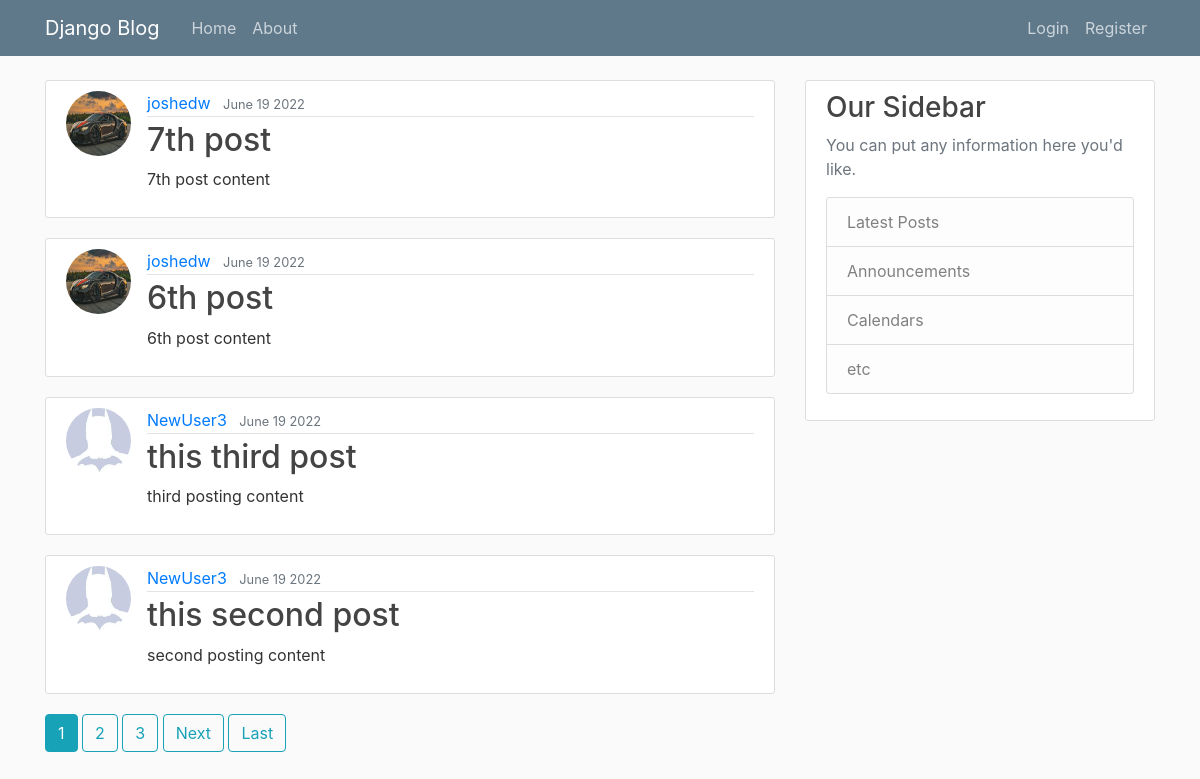
The page / on the database its author committed.
### blog/models.py (models this page shows, shortened)
class Post(models.Model):
    title = models.CharField(max_length=100)
    content = models.TextField()
    date_posted = models.DateTimeField(default=timezone.now)
    '''auto_now_add could be used in this field since this takes current datetime.  But we want this to be created not
    last updated i.e. auto_now_add, however this isn't editable'''
    author = models.ForeignKey(User, on_delete=models.CASCADE)
    '''on delete means the post will get deleted if the user is deleted, but NOT vice versa'''

### users/models.py (models this page shows, shortened)
class Profile(models.Model):
    user = models.OneToOneField(User, on_delete=models.CASCADE)
    image = models.ImageField(default='default.jpg', upload_to='profile_pics')

### blog/views.py (the view)
# urls.py: path('', PostListView.as_view(), name='blog-home'),
class PostListView(ListView):
    model = Post
    template_name = 'blog/home.html'
    context_object_name = 'posts'
    ordering = ['-date_posted']
    paginate_by = 4

### blog/templates/blog/home.html (shortened to what this page needs)
{% extends "blog/base.html" %}
{% block content %}
	{% for post in posts %}
		<article class="media content-section">
			<img class="rounded-circle article-img" src="{{ post.author.profile.image.url }}">
		  <div class="media-body">
			<div class="article-metadata">
			  <a class="mr-2" href="{% url 'user-posts' post.author.username %}">{{ post.author }}</a>
			  <small class="text-muted">{{ post.date_posted|date:"F d Y" }}</small>
			</div>
			<h2><a class="article-title" href="{% url 'post-detail' post.id %}">{{ post.title }}</a></h2>
			<p class="article-content">{{ post.content }}</p>
		  </div>
		</article>
	{% endfor %}
	{% if is_paginated %}
		{% for num in page_obj.paginator.page_range %}
			{% if page_obj.number == num %}
			<a class="btn btn-info mb-4" href="?page={{ num }}">{{ num }}</a>
			{% elif num > page_obj.number|add:'-3' and num < page_obj.number|add:'3' %}
			<a class="btn btn-outline-info mb-4" href="?page={{ num }}">{{ num }}</a>
			{% endif %}
		{% endfor %}
		{% if page_obj.has_next %}
		<a class="btn btn-outline-info mb-4" href="?page={{ page_obj.next_page_number }}">Next</a>
		<a class="btn btn-outline-info mb-4" href="?page={{ page_obj.paginator.num_pages }}">Last</a>
		{% endif %}
	{% endif %}
{% endblock content %}

### blog/templates/blog/base.html (shortened to what this page needs)
{% load static %}
<!DOCTYPE html>
<html>
<head>
    <link rel="stylesheet" href="https://cdn.jsdelivr.net/npm/bootstrap@4.0.0/dist/css/bootstrap.min.css">
	<link rel="stylesheet" type="text/css" href={% static 'blog/main.css'%}>
</head>
<body>
	<header class="site-header">
	  <nav class="navbar navbar-expand-md navbar-dark bg-steel fixed-top">
		<div class="container">
		  <a class="navbar-brand mr-4" href="{% url 'blog-home'%}">Django Blog</a>
		  <div class="collapse navbar-collapse" id="navbarToggle">
			<div class="navbar-nav mr-auto">
			  <a class="nav-item nav-link" href="{% url 'blog-home'%}">Home</a>
			  <a class="nav-item nav-link" href="{% url 'blog-about'%}">About</a>
			</div>
			<div class="navbar-nav">
			{% if user.is_authenticated %}
			<a class="nav-item nav-link" href="{% url 'post-create' %}">New Post</a>
				<a class="nav-item nav-link" href="{% url 'profile' %}">Profile</a>
				<a class="nav-item nav-link" href="{% url 'logout' %}">Logout</a>
			{% else %}
			  <a class="nav-item nav-link" href="{% url 'login' %}">Login</a>
			  <a class="nav-item nav-link" href="{% url 'register' %}">Register</a>
			{% endif %}
			</div>
		  </div>
		</div>
	  </nav>
	</header>
	<main role="main" class="container">
	  <div class="row">
		<div class="col-md-8">
		  {% block content %}{% endblock %}
		</div>
		<div class="col-md-4">
		  <div class="content-section">
			<h3>Our Sidebar</h3>
			<p class='text-muted'>You can put any information here you'd like.
			  <ul class="list-group">
				<li class="list-group-item list-group-item-light">Latest Posts</li>
				<li class="list-group-item list-group-item-light">Announcements</li>
				<li class="list-group-item list-group-item-light">Calendars</li>
				<li class="list-group-item list-group-item-light">etc</li>
			  </ul>
			</p>
		  </div>
		</div>
	  </div>
	</main>
</body>
</html>

### blog/static/blog/main.css (style rules this page uses)
body { background: #fafafa; color: #333333; margin-top: 5rem; }
h1, h2, h3, h4, h5, h6 { color: #444444; }
ul { margin: 0; }
.bg-steel { background-color: #5f788a; }
.site-header .navbar-nav .nav-link { color: #cbd5db; }
.content-section { background: #ffffff; padding: 10px 20px; border: 1px solid #dddddd; border-radius: 3px; margin-bottom: 20px; }
.article-title { color: #444444; }
.article-content { white-space: pre-line; }
.article-img { height: 65px; width: 65px; margin-right: 16px; }
.article-metadata { padding-bottom: 1px; margin-bottom: 4px; border-bottom: 1px solid #e3e3e3 }

### rows shown on the page
Post: author.profile.image (picture), author "joshedw", date_posted "June 19 2022", title "7th post", content "7th post content"
Post: author.profile.image (picture), author "joshedw", date_posted "June 19 2022", title "6th post", content "6th post content"
Post: author.profile.image (placeholder picture), author "NewUser3", date_posted "June 19 2022", title "this third post", content "third posting content"
Post: author.profile.image (placeholder picture), author "NewUser3", date_posted "June 19 2022", title "this second post", content "second posting content"

### other values the page prints
{{ num }} "1"
{{ num }} "2" "3"
